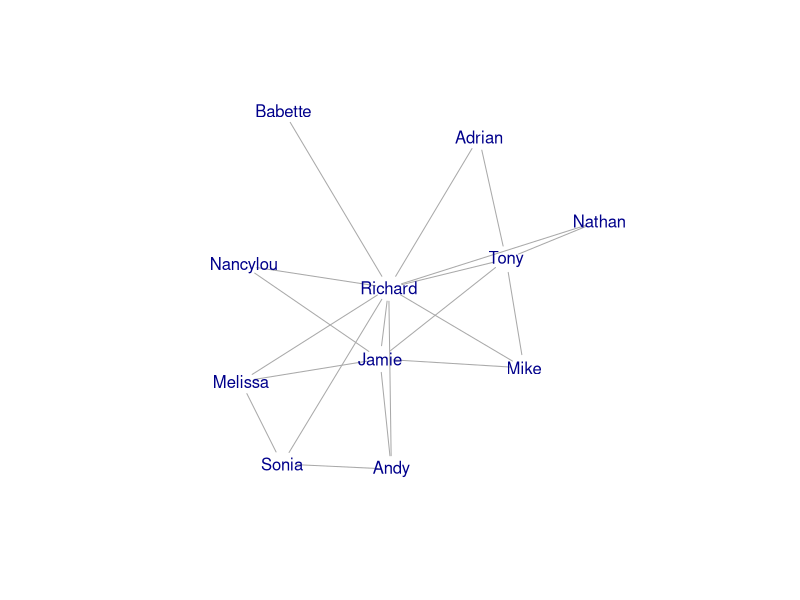

Write R code to recreate this figure.
require(igraph)
el <- cbind(c("Richard", "Richard", "Richard", "Richard", "Richard", "Richard", "Tony", "Tony", "Tony", "Tony", "Jamie", "Jamie", "Richard", "Richard", "Sonia", "Jamie", "Richard", "Sonia", "Jamie", "Richard"),
            c("Tony", "Jamie", "Adrian", "Mike", "Nancylou", "Nathan", "Jamie", "Nathan", "Mike", "Adrian", "Mike", "Nancylou", "Sonia", "Melissa", "Melissa", "Melissa", "Andy",  "Andy", "Andy", "Babette"))
plab3 <- graph.edgelist(el, directed=FALSE)
plot(plab3, vertex.shape="none", vertex.label.family="Helvetica")

